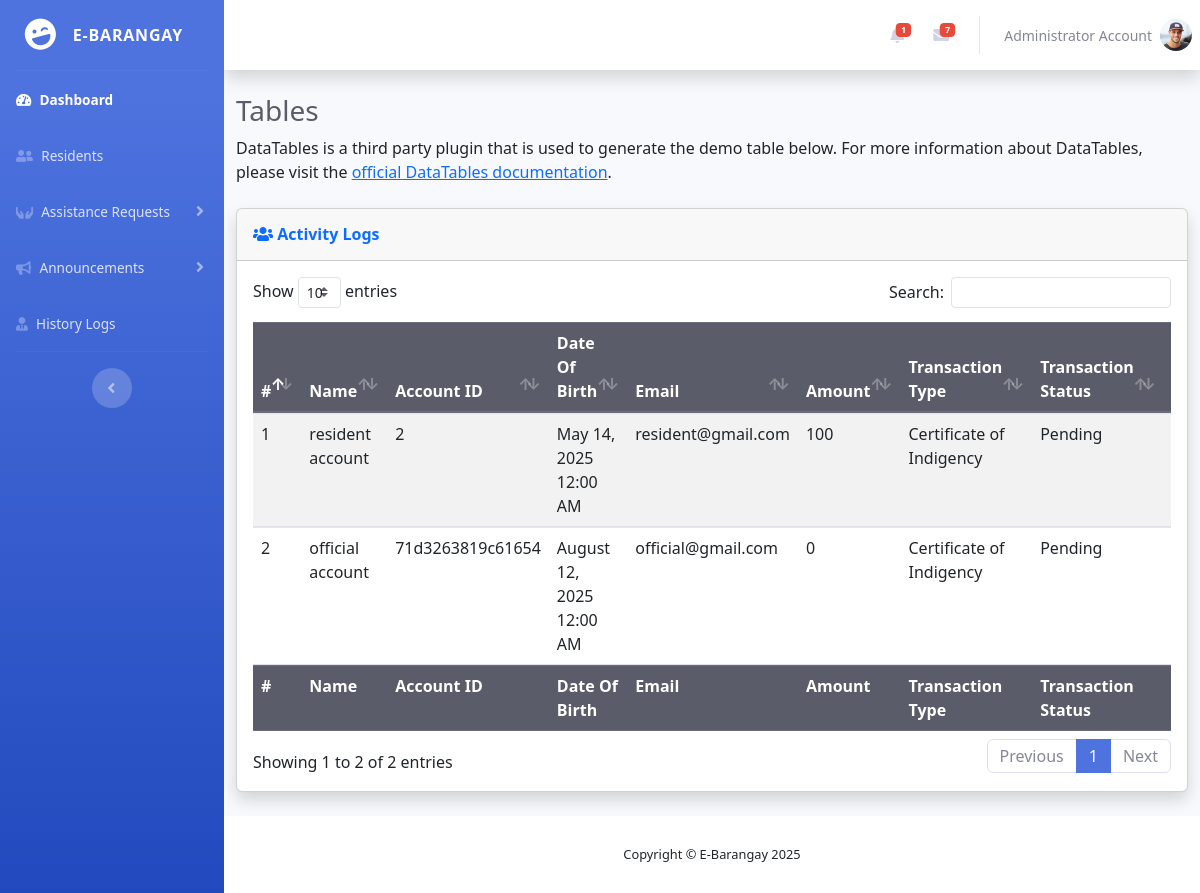
The app's page /officials/certificate_of_indigency.php (signed in) with its own data.
### tables this page shows
CREATE TABLE `accounts` (
  `account_id` varchar(200) NOT NULL,
  `profile_pic` varchar(255) NOT NULL,
  `first_name` varchar(50) NOT NULL,
  `last_name` varchar(50) NOT NULL,
  `date_of_birth` date NOT NULL,
  `address` varchar(200) NOT NULL,
  `contact_number` int(20) NOT NULL,
  `email` varchar(100) NOT NULL,
  `password` varchar(255) NOT NULL,
  `user_type` int(30) NOT NULL,
  `verification_token` varchar(255) NOT NULL,
  `verification_status` varchar(100) NOT NULL,
  `date_registered` timestamp NOT NULL DEFAULT current_timestamp()
);

CREATE TABLE `file_request` (
  `id` int(11) NOT NULL,
  `user_id` varchar(200) NOT NULL,
  `name` varchar(100) NOT NULL,
  `date_of_birth` date NOT NULL,
  `email` varchar(150) NOT NULL,
  `amount` int(11) NOT NULL,
  `transaction_type` varchar(100) NOT NULL,
  `transaction_status` varchar(50) NOT NULL,
  `date_submitted` timestamp NOT NULL DEFAULT current_timestamp()
);

### officials/certificate_of_indigency.php (the view, shortened to what this page needs)
<?php
    include '../includes/official/official_sidebar.php';
    $query = $connection->prepare("SELECT * FROM `file_request` WHERE `transaction_type` = ?");
    $query->execute(['Certificate of Indigency']);
    $certificate_of_indigency_requests = $query->fetchAll(PDO::FETCH_ASSOC);
?>
<h1 class="h3 mb-2 text-gray-800">Tables</h1>
<p class="mb-4">DataTables is a third party plugin that is used to generate the demo table below.
    For more information about DataTables, please visit the <a target="_blank"
        href="https://datatables.net">official DataTables documentation</a>.</p>
<div class="card shadow mb-4">
    <div class="card-header py-3">
        <h6 class="m-0 font-weight-bold text-primary">
            <i class="fas fa-users"></i> Activity Logs
        </h6>
    </div>
    <div class="card-body">
        <div class="table-responsive">
            <table class="table table-hover table-striped align-middle" id="dataTable" width="100%" cellspacing="0">
                <thead class="thead-dark">
                    <tr>
                        <th>#</th>
                        <th>Name</th>
                        <th>Account ID</th>
                        <th>Date Of Birth</th>
                        <th>Email</th>
                        <th>Amount</th>
                        <th>Transaction Type</th>
                        <th>Transaction Status</th>
                        <th>Timestamp</th>
                    </tr>
                </thead>
                <tfoot class="thead-dark">
                    <tr>
                    <th>#</th>
                        <th>Name</th>
                        <th>Account ID</th>
                        <th>Date Of Birth</th>
                        <th>Email</th>
                        <th>Amount</th>
                        <th>Transaction Type</th>
                        <th>Transaction Status</th>
                        <th>Timestamp</th>
                    </tr>
                </tfoot>
                <tbody>
                    <?php
                    $count = 1;
                    foreach ($certificate_of_indigency_requests as $logs):
                    ?>
                        <tr>
                            <td><?php echo $count++; ?></td>
                            <td><?php echo ($logs['name']); ?></td>
                            <td><?php echo ($logs['user_id']); ?></td>
                            <td><?php echo date('F j, Y g:i A', strtotime($logs['date_of_birth'])); ?></td>
                            <td><?php echo ($logs['email']); ?></td>
                            <td><?php echo ($logs['amount']); ?></td>
                            <td><?php echo ($logs['transaction_type']); ?></td>
                            <td><?php echo ($logs['transaction_status']); ?></td>
                            <td><?php echo date('F j, Y g:i A', strtotime($logs['date_submitted'])); ?></td>
                        </tr>
                    <?php endforeach; ?>
                </tbody>
            </table>
        </div>
    </div>
</div>
<?php include '../includes/footer.php'; ?>

### includes/official/topbar.php (shortened to what this page needs)
<nav class="navbar navbar-expand navbar-light bg-white topbar mb-4 static-top shadow">
    <ul class="navbar-nav ml-auto">
        <li class="nav-item dropdown no-arrow mx-1">
            <a class="nav-link dropdown-toggle" href="#" id="alertsDropdown" role="button"
                data-toggle="dropdown" aria-haspopup="true" aria-expanded="false">
                <?php if ($unreadCount > 0): ?>
                    <span class="badge badge-danger badge-counter"><?= $unreadCount ?></span>
                <?php endif; ?>
            </a>
        </li>
        <li class="nav-item dropdown no-arrow mx-1">
            <a class="nav-link dropdown-toggle" href="#" id="messagesDropdown" role="button"
                data-toggle="dropdown" aria-haspopup="true" aria-expanded="false">
                <span class="badge badge-danger badge-counter">7</span>
            </a>
        </li>
        <li class="nav-item dropdown no-arrow">
            <a class="nav-link dropdown-toggle" href="#" id="userDropdown" role="button"
                data-toggle="dropdown" aria-haspopup="true" aria-expanded="false">
                <span class="mr-2 d-none d-lg-inline text-gray-600 small">
                    <?= ($fetch_user['first_name'] . ' ' . $fetch_user['last_name']); ?>
                </span>
                <img class="img-profile rounded-circle"
                    src="../uploads/<?= ($fetch_user['profile_pic']); ?>">
            </a>
        </li>
    </ul>
</nav>
<div class="container-fluid">

### records on screen
accounts: first_name "Administrator", last_name "Account", profile_pic (picture)
file_request: name "resident account", user "2", date_of_birth "May 14, 2025 12:00 AM", email "resident@gmail.com", amount "100", transaction_type "Certificate of Indigency", transaction_status "Pending"
file_request: name "official account", user "71d3263819c61654", date_of_birth "August 12, 2025 12:00 AM", email "official@gmail.com", amount "0", transaction_type "Certificate of Indigency", transaction_status "Pending"

### other values on screen
$unreadCount "1"
